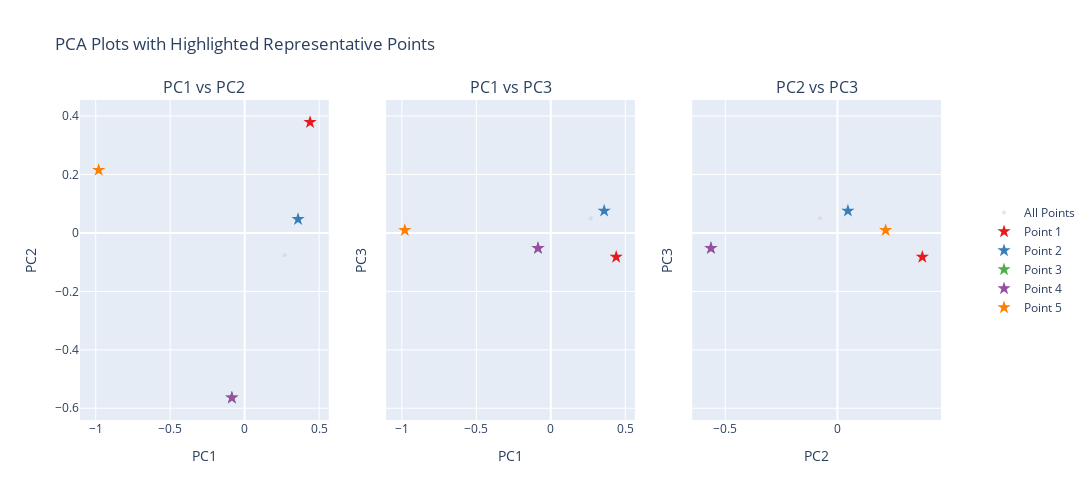
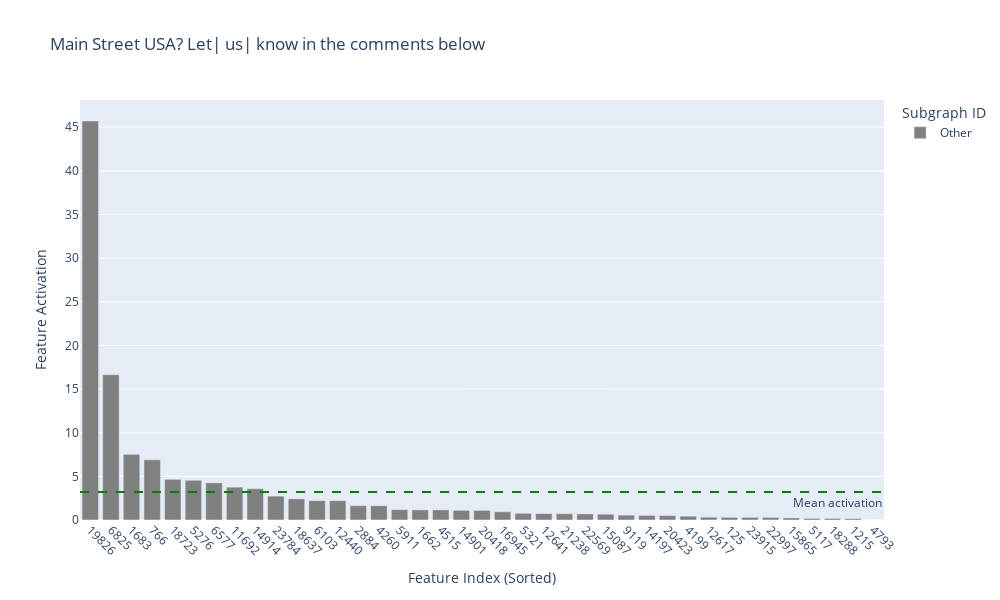
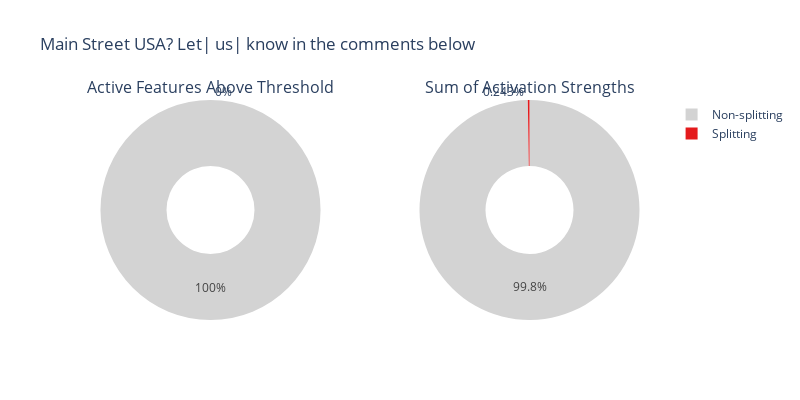
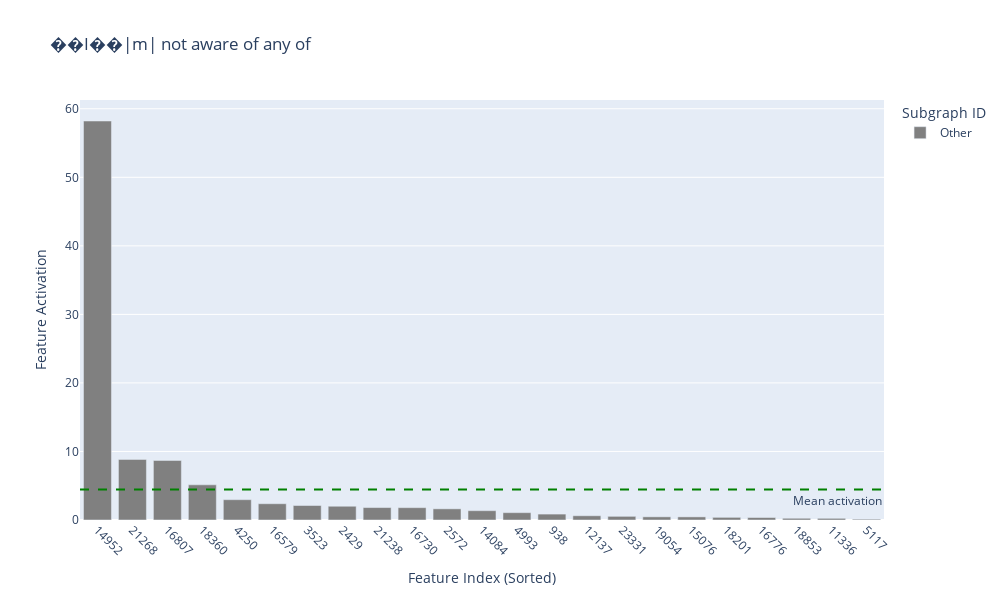

These figures' notebook cell, in order:
### Code cell
analyze_representative_points(
    results=results,
    fs_splitting_nodes=fs_splitting_nodes,
    fs_splitting_cluster=fs_splitting_cluster,
    activation_threshold=activation_threshold,
    node_df=node_df,
    results_path=results_path,
    pca_df=pca_df,
    save_figs=True,
    pca_path=pca_path,
)

### Figure 1 — Plotly figure (JSON) as saved in the notebook; plotly's stock layout.template omitted (floating-point values rounded to 4 significant figures)
{"data": [{"marker": {"color": "lightgrey", "opacity": 0.6, "size": 4}, "mode": "markers", "name": "All Points", "showlegend": true, "type": "scatter", "x": [0.4391, 0.3585, 0.2685, -0.08589, -0.9802], "xaxis": "x", "y": [0.3787, 0.04686, -0.07674, -0.564, 0.2152], "yaxis": "y"}, {"hoverinfo": "text", "marker": {"color": "rgb(228,26,28)", "size": 10, "symbol": "star"}, "mode": "markers", "name": "Point 1", "showlegend": true, "text": " Main Street USA? Let| us| know in the comments below", "type": "scatter", "x": [0.4391], "xaxis": "x", "y": [0.3787], "yaxis": "y"}, {"hoverinfo": "text", "marker": {"color": "rgb(55,126,184)", "size": 10, "symbol": "star"}, "mode": "markers", "name": "Point 2", "showlegend": true, "text": " ��I��|m| not aware of any of", "type": "scatter", "x": [0.3585], "xaxis": "x", "y": [0.04686], "yaxis": "y"}, {"hoverinfo": "text", "marker": {"color": "rgb(77,175,74)", "size": 10, "symbol": "star"}, "mode": "markers", "name": "Point 3", "showlegend": true, "text": "Programmed by BlackOp|z|FX Labs.", "type": "scatter", "x": [-0.08589], "xaxis": "x", "y": [-0.564], "yaxis": "y"}, {"hoverinfo": "text", "marker": {"color": "rgb(152,78,163)", "size": 10, "symbol": "star"}, "mode": "markers", "name": "Point 4", "showlegend": true, "text": "Programmed by BlackOp|z|FX Labs.", "type": "scatter", "x": [-0.08589], "xaxis": "x", "y": [-0.564], "yaxis": "y"}, {"hoverinfo": "text", "marker": {"color": "rgb(255,127,0)", "size": 10, "symbol": "star"}, "mode": "markers", "name": "Point 5", "showlegend": true, "text": ", 36.6347|48| (Wikimapia", "type": "scatter", "x": [-0.9802], "xaxis": "x", "y": [0.2152], "yaxis": "y"}, {"marker": {"color": "lightgrey", "opacity": 0.6, "size": 4}, "mode": "markers", "name": "All Points", "showlegend": false, "type": "scatter", "x": [0.4391, 0.3585, 0.2685, -0.08589, -0.9802], "xaxis": "x2", "y": [-0.0823, 0.07572, 0.04981, -0.05229, 0.009057], "yaxis": "y2"}, {"hoverinfo": "text", "marker": {"color": "rgb(228,26,28)", "size": 10, "symbol": "star"}, "mode": "markers", "name": "Point 1", "showlegend": false, "text": " Main Street USA? Let| us| know in the comments below", "type": "scatter", "x": [0.4391], "xaxis": "x2", "y": [-0.0823], "yaxis": "y2"}, {"hoverinfo": "text", "marker": {"color": "rgb(55,126,184)", "size": 10, "symbol": "star"}, "mode": "markers", "name": "Point 2", "showlegend": false, "text": " ��I��|m| not aware of any of", "type": "scatter", "x": [0.3585], "xaxis": "x2", "y": [0.07572], "yaxis": "y2"}, {"hoverinfo": "text", "marker": {"color": "rgb(77,175,74)", "size": 10, "symbol": "star"}, "mode": "markers", "name": "Point 3", "showlegend": false, "text": "Programmed by BlackOp|z|FX Labs.", "type": "scatter", "x": [-0.08589], "xaxis": "x2", "y": [-0.05229], "yaxis": "y2"}, {"hoverinfo": "text", "marker": {"color": "rgb(152,78,163)", "size": 10, "symbol": "star"}, "mode": "markers", "name": "Point 4", "showlegend": false, "text": "Programmed by BlackOp|z|FX Labs.", "type": "scatter", "x": [-0.08589], "xaxis": "x2", "y": [-0.05229], "yaxis": "y2"}, {"hoverinfo": "text", "marker": {"color": "rgb(255,127,0)", "size": 10, "symbol": "star"}, "mode": "markers", "name": "Point 5", "showlegend": false, "text": ", 36.6347|48| (Wikimapia", "type": "scatter", "x": [-0.9802], "xaxis": "x2", "y": [0.009057], "yaxis": "y2"}, {"marker": {"color": "lightgrey", "opacity": 0.6, "size": 4}, "mode": "markers", "name": "All Points", "showlegend": false, "type": "scatter", "x": [0.3787, 0.04686, -0.07674, -0.564, 0.2152], "xaxis": "x3", "y": [-0.0823, 0.07572, 0.04981, -0.05229, 0.009057], "yaxis": "y3"}, {"hoverinfo": "text", "marker": {"color": "rgb(228,26,28)", "size": 10, "symbol": "star"}, "mode": "markers", "name": "Point 1", "showlegend": false, "text": " Main Street USA? Let| us| know in the comments below", "type": "scatter", "x": [0.3787], "xaxis": "x3", "y": [-0.0823], "yaxis": "y3"}, {"hoverinfo": "text", "marker": {"color": "rgb(55,126,184)", "size": 10, "symbol": "star"}, "mode": "markers", "name": "Point 2", "showlegend": false, "text": " ��I��|m| not aware of any of", "type": "scatter", "x": [0.04686], "xaxis": "x3", "y": [0.07572], "yaxis": "y3"}, {"hoverinfo": "text", "marker": {"color": "rgb(77,175,74)", "size": 10, "symbol": "star"}, "mode": "markers", "name": "Point 3", "showlegend": false, "text": "Programmed by BlackOp|z|FX Labs.", "type": "scatter", "x": [-0.564], "xaxis": "x3", "y": [-0.05229], "yaxis": "y3"}, {"hoverinfo": "text", "marker": {"color": "rgb(152,78,163)", "size": 10, "symbol": "star"}, "mode": "markers", "name": "Point 4", "showlegend": false, "text": "Programmed by BlackOp|z|FX Labs.", "type": "scatter", "x": [-0.564], "xaxis": "x3", "y": [-0.05229], "yaxis": "y3"}, {"hoverinfo": "text", "marker": {"color": "rgb(255,127,0)", "size": 10, "symbol": "star"}, "mode": "markers", "name": "Point 5", "showlegend": false, "text": ", 36.6347|48| (Wikimapia", "type": "scatter", "x": [0.2152], "xaxis": "x3", "y": [0.009057], "yaxis": "y3"}], "layout": {"annotations": [{"font": {"size": 16}, "showarrow": false, "text": "PC1 vs PC2", "x": 0.1444, "xanchor": "center", "xref": "paper", "y": 1, "yanchor": "bottom", "yref": "paper"}, {"font": {"size": 16}, "showarrow": false, "text": "PC1 vs PC3", "x": 0.5, "xanchor": "center", "xref": "paper", "y": 1, "yanchor": "bottom", "yref": "paper"}, {"font": {"size": 16}, "showarrow": false, "text": "PC2 vs PC3", "x": 0.8556, "xanchor": "center", "xref": "paper", "y": 1, "yanchor": "bottom", "yref": "paper"}], "height": 500, "legend": {"x": 1.05, "y": 0.5}, "title": {"text": "PCA Plots with Highlighted Representative Points"}, "width": 1500, "xaxis": {"anchor": "y", "domain": [0, 0.2889], "title": {"text": "PC1"}}, "xaxis2": {"anchor": "y2", "domain": [0.3556, 0.6444], "title": {"text": "PC1"}}, "xaxis3": {"anchor": "y3", "domain": [0.7111, 1], "title": {"text": "PC2"}}, "yaxis": {"anchor": "x", "domain": [0, 1], "title": {"text": "PC2"}}, "yaxis2": {"anchor": "x2", "domain": [0, 1], "matches": "y", "showticklabels": false, "title": {"text": "PC3"}}, "yaxis3": {"anchor": "x3", "domain": [0, 1], "matches": "y", "showticklabels": false, "title": {"text": "PC3"}}}}

### Figure 2 — Plotly figure (JSON) as saved in the notebook; plotly's stock layout.template omitted (floating-point values rounded to 4 significant figures)
{"data": [{"customdata": [["19826", 13860, 2], ["6825", 5937, 1], ["1683", 1586, 1], ["766", 737, 1], ["18723", 15133, 1], ["5276", 4694, 1], ["6577", 3419, 11], ["11692", 9822, 1], ["14914", 12288, 1], ["23784", 18792, 1], ["18637", 15064, 1], ["6103", 5354, 1], ["12440", 657, 17], ["2884", 2662, 1], ["4260", 3841, 1], ["5911", 5196, 1], ["1662", 1567, 1], ["4515", 4054, 1], ["14901", 12280, 1], ["20418", 9838, 3], ["16945", 13814, 1], ["5321", 4729, 1], ["12641", 10558, 1], ["21238", 16952, 1], ["22569", 17910, 1], ["15087", 12412, 1], ["9119", 7829, 1], ["14197", 11749, 1], ["20423", 16362, 1], ["4199", 3790, 1], ["12617", 10537, 1], ["125", 125, 5], ["23915", 18878, 1], ["22997", 3264, 12], ["15865", 12989, 1], ["5117", 4558, 1], ["18288", 14797, 1], ["1215", 1157, 1], ["4793", 4288, 1]], "hovertemplate": "Feature Index: %{customdata[0]}<br>Activation: %{y:.4f}<br>Subgraph ID: %{customdata[1]}<br>Subgraph Size: %{customdata[2]}<extra></extra>", "marker": {"color": "grey"}, "name": "Other", "type": "bar", "x": [0, 1, 2, 3, 4, 5, 6, 7, 8, 9, 10, 11, 12, 13, 14, 15, 16, 17, 18, 19, 20, 21, 22, 23, 24, 25, 26, 27, 28, 29, 30, 31, 32, 33, 34, 35, 36, 37, 38], "y": [45.71, 16.64, 7.52, 6.889, 4.658, 4.555, 4.253, 3.763, 3.589, 2.735, 2.426, 2.214, 2.212, 1.641, 1.636, 1.182, 1.163, 1.159, 1.108, 1.1, 0.9446, 0.7674, 0.7324, 0.7182, 0.6971, 0.6672, 0.5579, 0.5227, 0.5045, 0.4405, 0.3233, 0.3027, 0.3009, 0.2971, 0.2356, 0.1851, 0.183, 0.16, 0.00286]}], "layout": {"annotations": [{"showarrow": false, "text": "Mean activation", "x": 1, "xanchor": "right", "xref": "x domain", "y": 3.197, "yanchor": "top", "yref": "y"}], "bargap": 0.2, "height": 600, "legend": {"title": {"text": "Subgraph ID"}}, "shapes": [{"line": {"color": "green", "dash": "dash"}, "type": "line", "x0": 0, "x1": 1, "xref": "x domain", "y0": 3.197, "y1": 3.197, "yref": "y"}], "showlegend": true, "title": {"text": " Main Street USA? Let| us| know in the comments below"}, "width": 1000, "xaxis": {"tickangle": 45, "tickmode": "array", "ticktext": ["19826", "6825", "1683", "766", "18723", "5276", "6577", "11692", "14914", "23784", "18637", "6103", "12440", "2884", "4260", "5911", "1662", "4515", "14901", "20418", "16945", "5321", "12641", "21238", "22569", "15087", "9119", "14197", "20423", "4199", "12617", "125", "23915", "22997", "15865", "5117", "18288", "1215", "4793"], "tickvals": [0, 1, 2, 3, 4, 5, 6, 7, 8, 9, 10, 11, 12, 13, 14, 15, 16, 17, 18, 19, 20, 21, 22, 23, 24, 25, 26, 27, 28, 29, 30, 31, 32, 33, 34, 35, 36, 37, 38], "title": {"text": "Feature Index (Sorted)"}}, "yaxis": {"title": {"text": "Feature Activation"}}}}

### Figure 3 — Plotly figure (JSON) as saved in the notebook; plotly's stock layout.template omitted (floating-point values rounded to 4 significant figures)
{"data": [{"domain": {"x": [0, 0.45], "y": [0, 1]}, "hole": 0.4, "hoverinfo": "label+percent+value", "labels": ["Splitting", "Non-splitting"], "marker": {"colors": ["rgb(228,26,28)", "lightgrey"]}, "type": "pie", "values": [0, 15]}, {"domain": {"x": [0.55, 1], "y": [0, 1]}, "hole": 0.4, "hoverinfo": "label+percent+value", "labels": ["Splitting", "Non-splitting"], "marker": {"colors": ["rgb(228,26,28)", "lightgrey"]}, "type": "pie", "values": [0.3027, 124.4]}], "layout": {"annotations": [{"font": {"size": 16}, "showarrow": false, "text": "Active Features Above Threshold", "x": 0.225, "xanchor": "center", "xref": "paper", "y": 1, "yanchor": "bottom", "yref": "paper"}, {"font": {"size": 16}, "showarrow": false, "text": "Sum of Activation Strengths", "x": 0.775, "xanchor": "center", "xref": "paper", "y": 1, "yanchor": "bottom", "yref": "paper"}], "height": 400, "title": {"text": " Main Street USA? Let| us| know in the comments below"}, "width": 800}}

### Figure 4 — Plotly figure (JSON) as saved in the notebook; plotly's stock layout.template omitted (floating-point values rounded to 4 significant figures)
{"data": [{"customdata": [["14952", 12316, 1], ["21268", 16973, 1], ["16807", 13707, 1], ["18360", 14851, 1], ["4250", 3834, 1], ["16579", 13540, 1], ["3523", 3212, 1], ["2429", 2261, 1], ["21238", 16952, 1], ["16730", 13657, 1], ["2572", 2390, 1], ["14084", 11670, 1], ["4993", 4454, 1], ["938", 898, 1], ["12137", 10173, 1], ["23331", 18467, 1], ["19054", 125, 5], ["15076", 12405, 1], ["18201", 14736, 1], ["16776", 13686, 1], ["18853", 15221, 1], ["11336", 9540, 1], ["5117", 4558, 1]], "hovertemplate": "Feature Index: %{customdata[0]}<br>Activation: %{y:.4f}<br>Subgraph ID: %{customdata[1]}<br>Subgraph Size: %{customdata[2]}<extra></extra>", "marker": {"color": "grey"}, "name": "Other", "type": "bar", "x": [0, 1, 2, 3, 4, 5, 6, 7, 8, 9, 10, 11, 12, 13, 14, 15, 16, 17, 18, 19, 20, 21, 22], "y": [58.22, 8.838, 8.688, 5.13, 2.963, 2.376, 2.116, 2.007, 1.816, 1.798, 1.629, 1.359, 1.071, 0.8617, 0.6183, 0.5345, 0.4615, 0.454, 0.3865, 0.3621, 0.2508, 0.2418, 0.1202]}], "layout": {"annotations": [{"showarrow": false, "text": "Mean activation", "x": 1, "xanchor": "right", "xref": "x domain", "y": 4.448, "yanchor": "top", "yref": "y"}], "bargap": 0.2, "height": 600, "legend": {"title": {"text": "Subgraph ID"}}, "shapes": [{"line": {"color": "green", "dash": "dash"}, "type": "line", "x0": 0, "x1": 1, "xref": "x domain", "y0": 4.448, "y1": 4.448, "yref": "y"}], "showlegend": true, "title": {"text": " ��I��|m| not aware of any of"}, "width": 1000, "xaxis": {"tickangle": 45, "tickmode": "array", "ticktext": ["14952", "21268", "16807", "18360", "4250", "16579", "3523", "2429", "21238", "16730", "2572", "14084", "4993", "938", "12137", "23331", "19054", "15076", "18201", "16776", "18853", "11336", "5117"], "tickvals": [0, 1, 2, 3, 4, 5, 6, 7, 8, 9, 10, 11, 12, 13, 14, 15, 16, 17, 18, 19, 20, 21, 22], "title": {"text": "Feature Index (Sorted)"}}, "yaxis": {"title": {"text": "Feature Activation"}}}}
